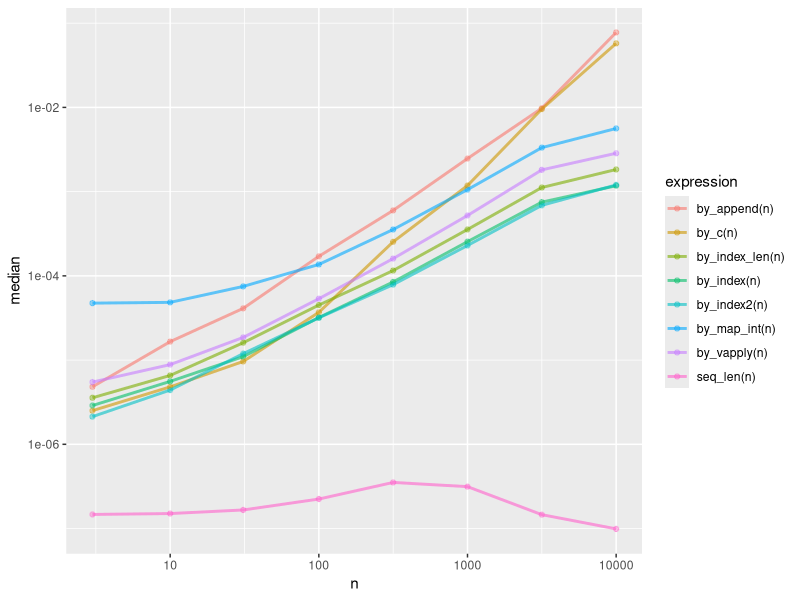
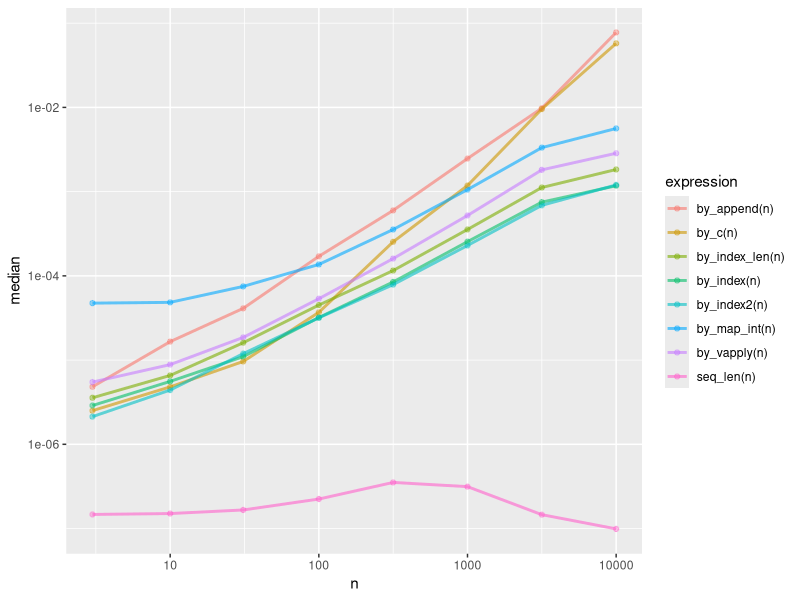

Source code (R) for these figures, in order:
library(tidyverse)

by_append = function(n) {
  v = integer(0L)
  for (i in seq_len(n)) {v = append(v, i)}
  v
}
by_c = function(n) {
  v = integer(0L)
  for (i in seq_len(n)) {v = c(v, i)}
  v
}
by_index = function(n) {
  v = integer(0L)
  for (i in seq_len(n)) {v[i] = i}
  v
}
by_index2 = function(n) {
  v = integer(0L)
  for (i in seq_len(n)) {v[[i]] = i}
  v
}
by_index_len = function(n) {
  v = integer(0L)
  for (i in seq_len(n)) {v[length(v) + 1L] = i}
  v
}
by_vapply = function(n) {
  vapply(seq_len(n), function(x) x, integer(1L))
}
by_map_int = function(n) {
  purrr::map_int(seq_len(n), ~.x)
}

n = 100L
stopifnot(seq_len(n) == by_append(n))
stopifnot(seq_len(n) == by_c(n))
stopifnot(seq_len(n) == by_index(n))
stopifnot(seq_len(n) == by_index2(n))
stopifnot(seq_len(n) == by_index_len(n))
stopifnot(seq_len(n) == by_vapply(n))
stopifnot(seq_len(n) == by_map_int(n))

benchmark = function(n, times = 40L) {
  bench::mark(
    by_append(n),
    by_c(n),
    by_map_int(n),
    by_vapply(n),
    by_index_len(n),
    by_index(n),
    by_index2(n),
    seq_len(n),
    max_iterations = times
  )
}
benchmark(n)

raw_data = tibble::tibble(n = as.integer(10 ** seq(0.5, 4, 0.5))) |>
  dplyr::mutate(data = lapply(n, benchmark)) |>
  tidyr::unnest() |>
  print()

p = raw_data |>
  dplyr::select(n, expression, median) |>
  dplyr::mutate(expression = as.character(expression)) |>
  dplyr::mutate(median = as.numeric(median)) |>
  ggplot() +
  aes(n, median, color = expression) +
  geom_point(alpha = 0.4) +
  geom_line(linewidth = 1, alpha = 0.6) +
  scale_x_log10() +
  scale_y_log10()
p

ggsave("elongation.png", p, width = 6, height = 6)
